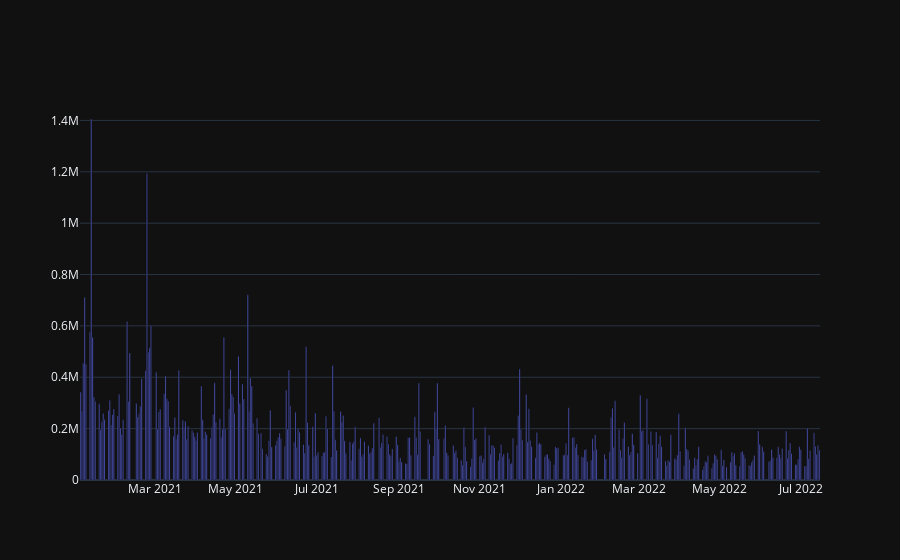

Write notebook code for a chart like this one.
### Code cell
volume = go.Bar(x=df.index, y=df["Volume"], name="Volume")
fig = go.Figure(volume)
fig.show()

### Figure 1 — Plotly figure (JSON) as saved in the notebook; plotly's stock layout.template omitted (floating-point values rounded to 4 significant figures; data arrays with more than 128 entries replaced by an {"elided": "..."} marker saying what was removed)
{"data": [{"name": "Volume", "type": "bar", "x": {"elided": "380 str values"}, "y": {"elided": "380 int values"}}], "layout": {}}
